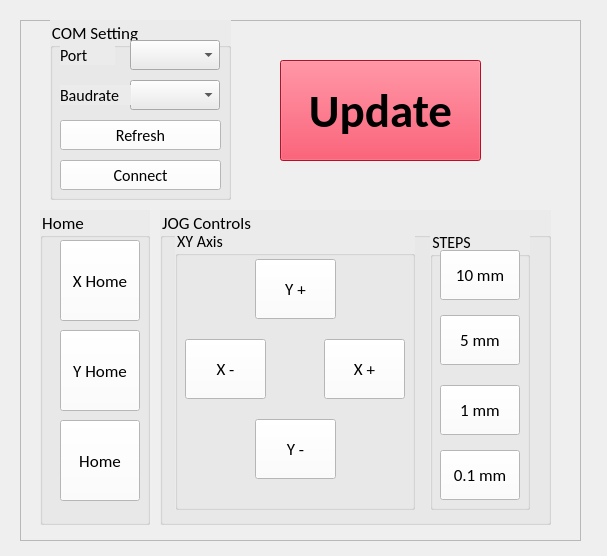
<?xml version="1.0" encoding="UTF-8"?>
<ui version="4.0">
 <class>MainWindow</class>
 <widget class="QMainWindow" name="MainWindow">
  <property name="geometry">
   <rect>
    <x>0</x>
    <y>0</y>
    <width>607</width>
    <height>556</height>
   </rect>
  </property>
  <property name="windowTitle">
   <string>MainWindow</string>
  </property>
  <widget class="QWidget" name="centralwidget">
   <widget class="QFrame" name="jog_frame">
    <property name="geometry">
     <rect>
      <x>20</x>
      <y>20</y>
      <width>561</width>
      <height>521</height>
     </rect>
    </property>
    <property name="frameShape">
     <enum>QFrame::Shape::StyledPanel</enum>
    </property>
    <property name="frameShadow">
     <enum>QFrame::Shadow::Raised</enum>
    </property>
    <widget class="QGroupBox" name="groupBox_2">
     <property name="geometry">
      <rect>
       <x>140</x>
       <y>190</y>
       <width>391</width>
       <height>315</height>
      </rect>
     </property>
     <property name="font">
      <font>
       <family>Calibri</family>
       <pointsize>13</pointsize>
      </font>
     </property>
     <property name="styleSheet">
      <string notr="true">background-color : rgb(235, 235, 235)</string>
     </property>
     <property name="title">
      <string>JOG Controls</string>
     </property>
     <widget class="QGroupBox" name="steps_groupbox">
      <property name="geometry">
       <rect>
        <x>270</x>
        <y>20</y>
        <width>100</width>
        <height>280</height>
       </rect>
      </property>
      <property name="font">
       <font>
        <family>Calibri</family>
        <pointsize>12</pointsize>
       </font>
      </property>
      <property name="title">
       <string>STEPS</string>
      </property>
      <widget class="QPushButton" name="step1_btn">
       <property name="geometry">
        <rect>
         <x>10</x>
         <y>20</y>
         <width>80</width>
         <height>50</height>
        </rect>
       </property>
       <property name="font">
        <font>
         <family>Calibri</family>
         <pointsize>13</pointsize>
        </font>
       </property>
       <property name="autoFillBackground">
        <bool>false</bool>
       </property>
       <property name="styleSheet">
        <string notr="true">background-color: rgb(255, 255, 255);</string>
       </property>
       <property name="text">
        <string>10 mm</string>
       </property>
       <property name="autoDefault">
        <bool>false</bool>
       </property>
      </widget>
      <widget class="QPushButton" name="step2_btn">
       <property name="geometry">
        <rect>
         <x>10</x>
         <y>85</y>
         <width>80</width>
         <height>50</height>
        </rect>
       </property>
       <property name="font">
        <font>
         <family>Calibri</family>
         <pointsize>13</pointsize>
        </font>
       </property>
       <property name="autoFillBackground">
        <bool>false</bool>
       </property>
       <property name="styleSheet">
        <string notr="true">background-color: rgb(255, 255, 255);</string>
       </property>
       <property name="text">
        <string>5 mm</string>
       </property>
       <property name="autoDefault">
        <bool>false</bool>
       </property>
      </widget>
      <widget class="QPushButton" name="step3_btn">
       <property name="geometry">
        <rect>
         <x>10</x>
         <y>155</y>
         <width>80</width>
         <height>50</height>
        </rect>
       </property>
       <property name="font">
        <font>
         <family>Calibri</family>
         <pointsize>13</pointsize>
        </font>
       </property>
       <property name="autoFillBackground">
        <bool>false</bool>
       </property>
       <property name="styleSheet">
        <string notr="true">background-color: rgb(255, 255, 255);</string>
       </property>
       <property name="text">
        <string>1 mm</string>
       </property>
       <property name="autoDefault">
        <bool>false</bool>
       </property>
      </widget>
      <widget class="QPushButton" name="step4_btn">
       <property name="geometry">
        <rect>
         <x>10</x>
         <y>220</y>
         <width>80</width>
         <height>50</height>
        </rect>
       </property>
       <property name="font">
        <font>
         <family>Calibri</family>
         <pointsize>13</pointsize>
        </font>
       </property>
       <property name="autoFillBackground">
        <bool>false</bool>
       </property>
       <property name="styleSheet">
        <string notr="true">background-color: rgb(255, 255, 255);</string>
       </property>
       <property name="text">
        <string>0.1 mm</string>
       </property>
       <property name="autoDefault">
        <bool>false</bool>
       </property>
      </widget>
     </widget>
     <widget class="QGroupBox" name="groupBox_7">
      <property name="geometry">
       <rect>
        <x>15</x>
        <y>19</y>
        <width>240</width>
        <height>281</height>
       </rect>
      </property>
      <property name="font">
       <font>
        <family>Calibri</family>
        <pointsize>12</pointsize>
       </font>
      </property>
      <property name="styleSheet">
       <string notr="true">background-color : rgb(235, 235, 235)</string>
      </property>
      <property name="title">
       <string>XY Axis</string>
      </property>
      <widget class="QPushButton" name="yplus_btn">
       <property name="geometry">
        <rect>
         <x>80</x>
         <y>30</y>
         <width>81</width>
         <height>60</height>
        </rect>
       </property>
       <property name="font">
        <font>
         <family>Calibri</family>
         <pointsize>13</pointsize>
        </font>
       </property>
       <property name="autoFillBackground">
        <bool>false</bool>
       </property>
       <property name="styleSheet">
        <string notr="true">background-color: rgb(255, 255, 255);</string>
       </property>
       <property name="text">
        <string>Y +</string>
       </property>
       <property name="autoDefault">
        <bool>false</bool>
       </property>
      </widget>
      <widget class="QPushButton" name="xminus_btn">
       <property name="geometry">
        <rect>
         <x>10</x>
         <y>110</y>
         <width>81</width>
         <height>60</height>
        </rect>
       </property>
       <property name="font">
        <font>
         <family>Calibri</family>
         <pointsize>13</pointsize>
        </font>
       </property>
       <property name="autoFillBackground">
        <bool>false</bool>
       </property>
       <property name="styleSheet">
        <string notr="true">background-color: rgb(255, 255, 255);</string>
       </property>
       <property name="text">
        <string>X -</string>
       </property>
       <property name="autoDefault">
        <bool>false</bool>
       </property>
      </widget>
      <widget class="QPushButton" name="yminus_btn">
       <property name="geometry">
        <rect>
         <x>80</x>
         <y>190</y>
         <width>81</width>
         <height>60</height>
        </rect>
       </property>
       <property name="font">
        <font>
         <family>Calibri</family>
         <pointsize>13</pointsize>
        </font>
       </property>
       <property name="autoFillBackground">
        <bool>false</bool>
       </property>
       <property name="styleSheet">
        <string notr="true">background-color: rgb(255, 255, 255);</string>
       </property>
       <property name="text">
        <string>Y -</string>
       </property>
       <property name="autoDefault">
        <bool>false</bool>
       </property>
      </widget>
      <widget class="QPushButton" name="xplus_btn">
       <property name="geometry">
        <rect>
         <x>149</x>
         <y>110</y>
         <width>81</width>
         <height>60</height>
        </rect>
       </property>
       <property name="font">
        <font>
         <family>Calibri</family>
         <pointsize>13</pointsize>
        </font>
       </property>
       <property name="autoFillBackground">
        <bool>false</bool>
       </property>
       <property name="styleSheet">
        <string notr="true">background-color: rgb(255, 255, 255);</string>
       </property>
       <property name="text">
        <string>X +</string>
       </property>
       <property name="autoDefault">
        <bool>false</bool>
       </property>
      </widget>
     </widget>
    </widget>
    <widget class="QGroupBox" name="home_groupbox">
     <property name="geometry">
      <rect>
       <x>20</x>
       <y>190</y>
       <width>110</width>
       <height>315</height>
      </rect>
     </property>
     <property name="font">
      <font>
       <family>Calibri</family>
       <pointsize>13</pointsize>
      </font>
     </property>
     <property name="styleSheet">
      <string notr="true">background-color : rgb(235, 235, 235)</string>
     </property>
     <property name="title">
      <string>Home</string>
     </property>
     <widget class="QPushButton" name="xhome_btn">
      <property name="geometry">
       <rect>
        <x>20</x>
        <y>30</y>
        <width>80</width>
        <height>81</height>
       </rect>
      </property>
      <property name="font">
       <font>
        <family>Calibri</family>
        <pointsize>13</pointsize>
       </font>
      </property>
      <property name="autoFillBackground">
       <bool>false</bool>
      </property>
      <property name="styleSheet">
       <string notr="true">background-color: rgb(255, 255, 255);</string>
      </property>
      <property name="text">
       <string>X Home</string>
      </property>
      <property name="autoDefault">
       <bool>false</bool>
      </property>
     </widget>
     <widget class="QPushButton" name="yhome_btn">
      <property name="geometry">
       <rect>
        <x>20</x>
        <y>120</y>
        <width>80</width>
        <height>81</height>
       </rect>
      </property>
      <property name="font">
       <font>
        <family>Calibri</family>
        <pointsize>13</pointsize>
       </font>
      </property>
      <property name="autoFillBackground">
       <bool>false</bool>
      </property>
      <property name="styleSheet">
       <string notr="true">background-color: rgb(255, 255, 255);</string>
      </property>
      <property name="text">
       <string>Y Home</string>
      </property>
      <property name="autoDefault">
       <bool>false</bool>
      </property>
     </widget>
     <widget class="QPushButton" name="home_btn">
      <property name="geometry">
       <rect>
        <x>20</x>
        <y>210</y>
        <width>80</width>
        <height>81</height>
       </rect>
      </property>
      <property name="font">
       <font>
        <family>Calibri</family>
        <pointsize>13</pointsize>
       </font>
      </property>
      <property name="autoFillBackground">
       <bool>false</bool>
      </property>
      <property name="styleSheet">
       <string notr="true">background-color: rgb(255, 255, 255);</string>
      </property>
      <property name="text">
       <string>Home</string>
      </property>
      <property name="autoDefault">
       <bool>false</bool>
      </property>
     </widget>
    </widget>
    <widget class="QGroupBox" name="com_box">
     <property name="geometry">
      <rect>
       <x>30</x>
       <y>0</y>
       <width>181</width>
       <height>180</height>
      </rect>
     </property>
     <property name="font">
      <font>
       <family>Calibri</family>
       <pointsize>13</pointsize>
      </font>
     </property>
     <property name="styleSheet">
      <string notr="true">background-color : rgb(235, 235, 235)</string>
     </property>
     <property name="title">
      <string>COM Setting</string>
     </property>
     <widget class="QComboBox" name="port_combo">
      <property name="geometry">
       <rect>
        <x>80</x>
        <y>20</y>
        <width>90</width>
        <height>30</height>
       </rect>
      </property>
      <property name="font">
       <font>
        <pointsize>10</pointsize>
       </font>
      </property>
     </widget>
     <widget class="QComboBox" name="baud_combo">
      <property name="geometry">
       <rect>
        <x>80</x>
        <y>60</y>
        <width>90</width>
        <height>30</height>
       </rect>
      </property>
      <property name="font">
       <font>
        <pointsize>10</pointsize>
       </font>
      </property>
     </widget>
     <widget class="QLabel" name="port_label">
      <property name="geometry">
       <rect>
        <x>10</x>
        <y>25</y>
        <width>55</width>
        <height>20</height>
       </rect>
      </property>
      <property name="font">
       <font>
        <family>Calibri</family>
        <pointsize>12</pointsize>
       </font>
      </property>
      <property name="text">
       <string>Port</string>
      </property>
     </widget>
     <widget class="QLabel" name="baudrate_label">
      <property name="geometry">
       <rect>
        <x>10</x>
        <y>65</y>
        <width>71</width>
        <height>20</height>
       </rect>
      </property>
      <property name="font">
       <font>
        <family>Calibri</family>
        <pointsize>12</pointsize>
       </font>
      </property>
      <property name="text">
       <string>Baudrate</string>
      </property>
     </widget>
     <widget class="QPushButton" name="connect_btn">
      <property name="geometry">
       <rect>
        <x>10</x>
        <y>140</y>
        <width>161</width>
        <height>30</height>
       </rect>
      </property>
      <property name="font">
       <font>
        <family>Calibri</family>
        <pointsize>12</pointsize>
       </font>
      </property>
      <property name="styleSheet">
       <string notr="true">background-color: rgb(255, 255, 255);</string>
      </property>
      <property name="text">
       <string>Connect</string>
      </property>
     </widget>
     <widget class="QPushButton" name="refresh_btn">
      <property name="geometry">
       <rect>
        <x>10</x>
        <y>100</y>
        <width>161</width>
        <height>30</height>
       </rect>
      </property>
      <property name="font">
       <font>
        <family>Calibri</family>
        <pointsize>12</pointsize>
       </font>
      </property>
      <property name="autoFillBackground">
       <bool>false</bool>
      </property>
      <property name="styleSheet">
       <string notr="true">background-color: rgb(255, 255, 255);</string>
      </property>
      <property name="text">
       <string>Refresh</string>
      </property>
      <property name="autoDefault">
       <bool>false</bool>
      </property>
     </widget>
    </widget>
    <widget class="QPushButton" name="update_btn">
     <property name="geometry">
      <rect>
       <x>260</x>
       <y>40</y>
       <width>201</width>
       <height>101</height>
      </rect>
     </property>
     <property name="font">
      <font>
       <family>Calibri</family>
       <pointsize>35</pointsize>
       <bold>true</bold>
      </font>
     </property>
     <property name="styleSheet">
      <string notr="true">background-color: rgb(255, 21, 56);
alternate-background-color: rgb(255, 85, 127);</string>
     </property>
     <property name="text">
      <string>Update</string>
     </property>
    </widget>
   </widget>
  </widget>
 </widget>
 <resources/>
 <connections/>
</ui>
